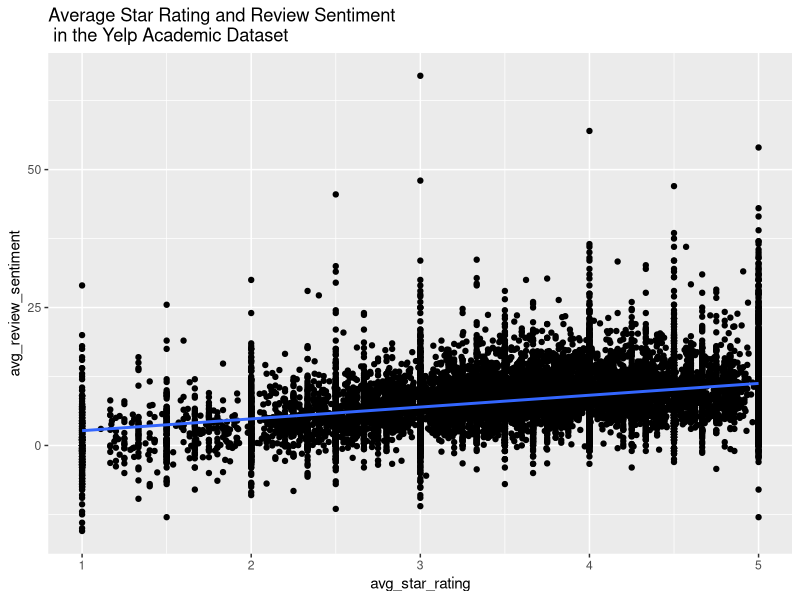
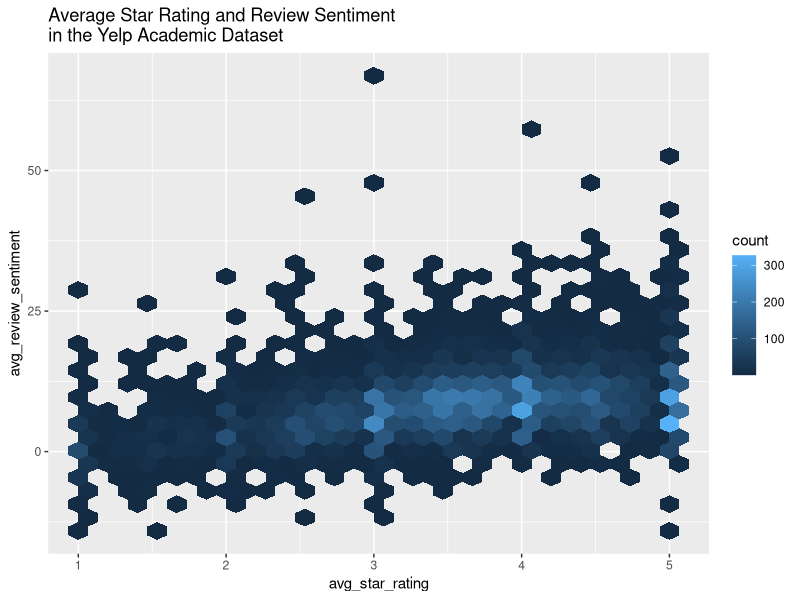

Write the R code that produced these figures, in order.
## ---- chunk 1
library(ggplot2)
yelp_data = read.table("star_sentimentscore.txt", sep = "\t", col.names = c("avg_star_rating", "avg_review_sentiment"))

ggplot(yelp_data, aes(x=avg_star_rating, y=avg_review_sentiment)) + geom_point() + geom_smooth(method=lm, se=FALSE) + ggtitle("Average Star Rating and Review Sentiment\n in the Yelp Academic Dataset")
## ---- chunk 2

ggplot(yelp_data, aes(x=avg_star_rating, y=avg_review_sentiment)) + stat_binhex() + ggtitle("Average Star Rating and Review Sentiment\nin the Yelp Academic Dataset")
## ---- chunk 3
cor(yelp_data, method ="pearson")
